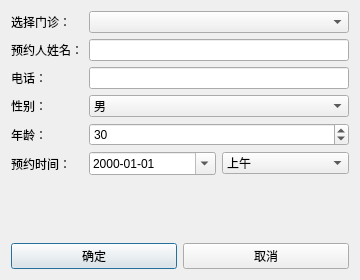
<?xml version="1.0" encoding="UTF-8"?>
<ui version="4.0">
 <class>BookDialog</class>
 <widget class="QDialog" name="BookDialog">
  <property name="geometry">
   <rect>
    <x>0</x>
    <y>0</y>
    <width>360</width>
    <height>280</height>
   </rect>
  </property>
  <property name="windowTitle">
   <string>预约门诊</string>
  </property>
  <layout class="QVBoxLayout" name="verticalLayout">
   <item>
    <layout class="QFormLayout" name="formLayout">
     <item row="0" column="0">
      <widget class="QLabel" name="labelClinic">
       <property name="text">
        <string>选择门诊：</string>
       </property>
      </widget>
     </item>
     <item row="0" column="1">
      <widget class="QComboBox" name="comboClinic"/>
     </item>
     <item row="1" column="0">
      <widget class="QLabel" name="labelName">
       <property name="text">
        <string>预约人姓名：</string>
       </property>
      </widget>
     </item>
     <item row="1" column="1">
      <widget class="QLineEdit" name="editName"/>
     </item>
     <item row="2" column="0">
      <widget class="QLabel" name="labelPhone">
       <property name="text">
        <string>电话：</string>
       </property>
      </widget>
     </item>
     <item row="2" column="1">
      <widget class="QLineEdit" name="editPhone"/>
     </item>
     <item row="3" column="0">
      <widget class="QLabel" name="labelGender">
       <property name="text">
        <string>性别：</string>
       </property>
      </widget>
     </item>
     <item row="3" column="1">
      <widget class="QComboBox" name="comboGender">
       <item>
        <property name="text">
         <string>男</string>
        </property>
       </item>
       <item>
        <property name="text">
         <string>女</string>
        </property>
       </item>
      </widget>
     </item>
     <item row="4" column="0">
      <widget class="QLabel" name="labelAge">
       <property name="text">
        <string>年龄：</string>
       </property>
      </widget>
     </item>
     <item row="4" column="1">
      <widget class="QSpinBox" name="spinAge">
       <property name="minimum">
        <number>1</number>
       </property>
       <property name="maximum">
        <number>150</number>
       </property>
       <property name="value">
        <number>30</number>
       </property>
      </widget>
     </item>
     <item row="5" column="0">
      <widget class="QLabel" name="labelAppointTime">
       <property name="text">
        <string>预约时间：</string>
       </property>
      </widget>
     </item>
     <item row="5" column="1">
      <layout class="QHBoxLayout" name="timeLayout">
       <item>
        <widget class="QDateEdit" name="dateAppoint">
         <property name="calendarPopup">
          <bool>true</bool>
         </property>
         <property name="displayFormat">
          <string>yyyy-MM-dd</string>
         </property>
        </widget>
       </item>
       <item>
        <widget class="QComboBox" name="comboPeriod">
         <item>
          <property name="text">
           <string>上午</string>
          </property>
         </item>
         <item>
          <property name="text">
           <string>下午</string>
          </property>
         </item>
        </widget>
       </item>
      </layout>
     </item>
    </layout>
   </item>
   <item>
    <layout class="QHBoxLayout" name="buttonLayout">
     <item>
      <widget class="QPushButton" name="btnOk">
       <property name="text">
        <string>确定</string>
       </property>
      </widget>
     </item>
     <item>
      <widget class="QPushButton" name="btnCancel">
       <property name="text">
        <string>取消</string>
       </property>
      </widget>
     </item>
    </layout>
   </item>
  </layout>
 </widget>
 <resources/>
 <connections/>
</ui>
